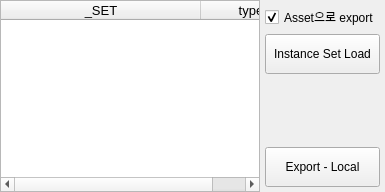
                          <widget class="QWidget" name="tab7">
                           <attribute name="title">
                            <string>Instance</string>
                           </attribute>
                           <layout class="QGridLayout" name="gridLayout_2">
                            <property name="leftMargin">
                             <number>0</number>
                            </property>
                            <property name="topMargin">
                             <number>0</number>
                            </property>
                            <property name="rightMargin">
                             <number>0</number>
                            </property>
                            <property name="bottomMargin">
                             <number>0</number>
                            </property>
                            <property name="spacing">
                             <number>0</number>
                            </property>
                            <item row="0" column="0">
                             <widget class="QWidget" name="alembicMenuWidget_2" native="true">
                              <layout class="QHBoxLayout" name="horizontalLayout_22">
                               <property name="spacing">
                                <number>0</number>
                               </property>
                               <property name="leftMargin">
                                <number>0</number>
                               </property>
                               <property name="topMargin">
                                <number>0</number>
                               </property>
                               <property name="rightMargin">
                                <number>0</number>
                               </property>
                               <property name="bottomMargin">
                                <number>0</number>
                               </property>
                               <item>
                                <widget class="QTreeWidget" name="instance_TreeWidget">
                                 <property name="sizePolicy">
                                  <sizepolicy hsizetype="Expanding" vsizetype="Expanding">
                                   <horstretch>0</horstretch>
                                   <verstretch>0</verstretch>
                                  </sizepolicy>
                                 </property>
                                 <property name="minimumSize">
                                  <size>
                                   <width>260</width>
                                   <height>0</height>
                                  </size>
                                 </property>
                                 <property name="font">
                                  <font>
                                   <pointsize>10</pointsize>
                                  </font>
                                 </property>
                                 <property name="alternatingRowColors">
                                  <bool>true</bool>
                                 </property>
                                 <property name="selectionMode">
                                  <enum>QAbstractItemView::ExtendedSelection</enum>
                                 </property>
                                 <property name="sortingEnabled">
                                  <bool>false</bool>
                                 </property>
                                 <attribute name="headerDefaultSectionSize">
                                  <number>200</number>
                                 </attribute>
                                 <attribute name="headerShowSortIndicator" stdset="0">
                                  <bool>false</bool>
                                 </attribute>
                                 <column>
                                  <property name="text">
                                   <string notr="true">_SET</string>
                                  </property>
                                  <property name="textAlignment">
                                   <set>AlignCenter</set>
                                  </property>
                                 </column>
                                 <column>
                                  <property name="text">
                                   <string>type</string>
                                  </property>
                                  <property name="textAlignment">
                                   <set>AlignCenter</set>
                                  </property>
                                 </column>
                                </widget>
                               </item>
                               <item>
                                <layout class="QVBoxLayout" name="verticalLayout_20">
                                 <property name="spacing">
                                  <number>5</number>
                                 </property>
                                 <property name="leftMargin">
                                  <number>5</number>
                                 </property>
                                 <property name="topMargin">
                                  <number>5</number>
                                 </property>
                                 <property name="rightMargin">
                                  <number>5</number>
                                 </property>
                                 <property name="bottomMargin">
                                  <number>5</number>
                                 </property>
                                 <item>
                                  <widget class="QCheckBox" name="exportSeqToAsset_checkBox">
                                   <property name="text">
                                    <string>Asset으로 export</string>
                                   </property>
                                   <property name="checked">
                                    <bool>true</bool>
                                   </property>
                                  </widget>
                                 </item>
                                 <item>
                                  <widget class="QPushButton" name="instanceSetLoad_PushButton">
                                   <property name="sizePolicy">
                                    <sizepolicy hsizetype="Minimum" vsizetype="Preferred">
                                     <horstretch>0</horstretch>
                                     <verstretch>0</verstretch>
                                    </sizepolicy>
                                   </property>
                                   <property name="minimumSize">
                                    <size>
                                     <width>100</width>
                                     <height>40</height>
                                    </size>
                                   </property>
                                   <property name="text">
                                    <string>Instance Set Load</string>
                                   </property>
                                  </widget>
                                 </item>
                                 <item>
                                  <spacer name="verticalSpacer_29">
                                   <property name="orientation">
                                    <enum>Qt::Vertical</enum>
                                   </property>
                                   <property name="sizeHint" stdset="0">
                                    <size>
                                     <width>20</width>
                                     <height>20</height>
                                    </size>
                                   </property>
                                  </spacer>
                                 </item>
                                 <item>
                                  <widget class="QPushButton" name="instanceExport_PushButton">
                                   <property name="sizePolicy">
                                    <sizepolicy hsizetype="Minimum" vsizetype="Preferred">
                                     <horstretch>0</horstretch>
                                     <verstretch>0</verstretch>
                                    </sizepolicy>
                                   </property>
                                   <property name="minimumSize">
                                    <size>
                                     <width>0</width>
                                     <height>40</height>
                                    </size>
                                   </property>
                                   <property name="text">
                                    <string>Export - Local</string>
                                   </property>
                                  </widget>
                                 </item>
                                </layout>
                               </item>
                              </layout>
                             </widget>
                            </item>
                           </layout>
                          </widget>
